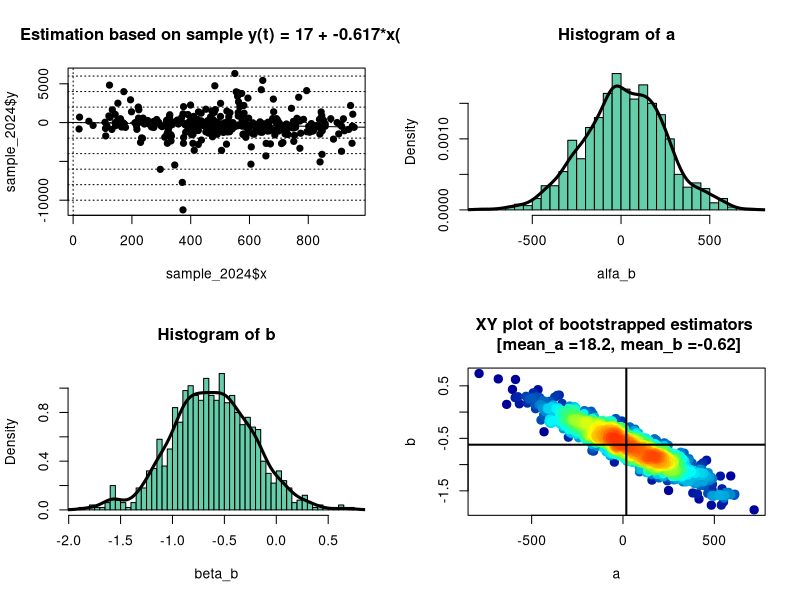

Here is the R script that generated this plot:
###### Start  ##################################################
###### Check, installation and loading of required packages #######
requiredPackages = c( "readr", "RColorBrewer") # list of required packages
for(i in requiredPackages){if(!require(i,character.only = TRUE)) install.packages(i)}
for(i in requiredPackages){if(!require(i,character.only = TRUE)) library(i,character.only = TRUE) } 

#set the working directory
getwd()
setwd("/home/ondrej-marvan/Documents/GitHub/OBS_DataScience/OBS_DataScience/Autumn 2025/2400-DS1AMI Applied Microeconomics/6c Monete Carlo and Bootstrap/Data codes")


sample_2024 <- read_csv("sample_2024.csv") # load the sample 

par(mfrow=c(2,2)) # four graphs in one window one above the other (par(mfrow=c(2,2)) - next to each other)

#summary of the data 
summary(sample_2024[,1:2])


# the estimation of based on the sample of 350 observations
mnk <- lm(sample_2024$y~sample_2024$x)
mnk
#estimated coefficients
# summary(mnk)$coefficients[,1][1] extraction of coefficient number 
alfa <- round(summary(mnk)$coefficients[,1][1], digits = 0 )  #rounding coefficient
beta <- round(summary(mnk)$coefficients[,1][2], digits = 3 )  
#scatterplot 
plot(sample_2024$x, sample_2024$y, pch=19, 
     main = paste0("Estimation based on sample y(t) = ", alfa," + ",beta,"*x(t)" ))
abline(h=(-20:25)*2000, lty=3) #adding lines in the background (horizontal)
abline(v=(-20:25)*2000, lty=3) #adding lines in the background (vertical)
abline(mnk) #adding trend line from regression

# START the bootsrap procedure

# bootstrap 
# A. discussion of the function sample 
#takes a sample of the specified size from the elements of x using either with or without replacement.
#arguments of the function:
#1) 1:nrow(sample_2024) (350) - a set from which we are drawing elements  
#2) nrow(sample_2024) - number of elements to choose to a new sample
#3) should sampling be with replacement? replace=TRUE yes with replacement 
sample_b_ind_ewa <-sample(1:nrow(sample_2024), nrow(sample_2024), replace=TRUE)
sample_b_ind_ewa # a vector consisting of 350 elements index of each row in sample all 
table(sample_b_ind_ewa)
# B. we need to draw randomly with replacement a set of observations from sample_2024
#1. select randomly with replacement an index rows with function (sample)
#2. then subset sample_2024 to the rows selected by function (sample sample_b_ind)
sample_b_ewa<-sample_2024[sample_b_ind_ewa,] 
# sample_b - choosing row indexes from sample all 
#3. perform regression on sample_b 
#4. store results of a regression to a vector alfa_b and beta_b
# repeat the process 1000 times 

#repeat the process 1000
# input object to the loop epmty vectors before a loop to store obtained results 
#(like an empty page to store results)
sample_b_ind  <-0
alfa_b <- 0
beta_b <- 0
B <- 1000 # Bootsprap iterations
for(i in 1:B){
  sample_b_ind <-sample(1:nrow(sample_2024), nrow(sample_2024), replace=TRUE) #label draw
  sample_b <- sample_2024[sample_b_ind,] 
  mnk_b <- lm(sample_b$y~sample_b$x)
  
  alfa_b[i] <- summary(mnk_b)$coefficients[,1][1]  
  beta_b[i] <- summary(mnk_b)$coefficients[,1][2]  }
# END  
alfa_b 
beta_b 

# distribution of a and b estimates


#histogram for alfa_a
hist(alfa_b, main="Histogram of a", col="aquamarine3", breaks=50, probability=TRUE)
lines(density(alfa_b), lwd=3)
#summary of coefficient alfa_a
summary(alfa_b)
#histogram for alfa_b
hist(beta_b, main="Histogram of b", col="aquamarine3", breaks=50, probability=TRUE)
lines(density(beta_b), lwd=3)
#summary of coefficient alfa_b
summary(beta_b)

############################### function start ###################################
# distribution of a and b as XY plot
#creating a function that will help to make a graph (scatterplot of x and y estimates of 1000 repetitions)
#densCols produces a vector containing colors which encode the local densities at each point in a scatterplot.
plot_colorByDensity = function(x1,x2,
                               ylim=c(min(x2),max(x2)),
                               xlim=c(min(x1),max(x1)),
                               xlab="",ylab="",main="") {
  df <- data.frame(x1,x2)
  x <- densCols(x1,x2, colramp=colorRampPalette(c("black", "white")))
  df$dens <- col2rgb(x)[1,] + 1L
  cols <-  colorRampPalette(c("#000099", "#00FEFF", "#45FE4F","#FCFF00", "#FF9400", "#FF3100"))(256)
  df$col <- cols[df$dens]
  plot(x2~x1, data=df[order(df$dens),], 
       ylim=ylim,xlim=xlim,pch=20,col=col,
       cex=2,xlab=xlab,ylab=ylab,
       main=main)}
############################### function end ###################################
#using the above function on our data
plot_colorByDensity(alfa_b,beta_b,xlab="a",ylab="b",
                    main = paste0("XY plot of bootstrapped estimators \n [mean_a =", round( mean(alfa_b),1), ", mean_b =", round( mean(beta_b),2), "]"))
abline(h=mean(beta_b), v=mean(alfa_b), lwd=2)

